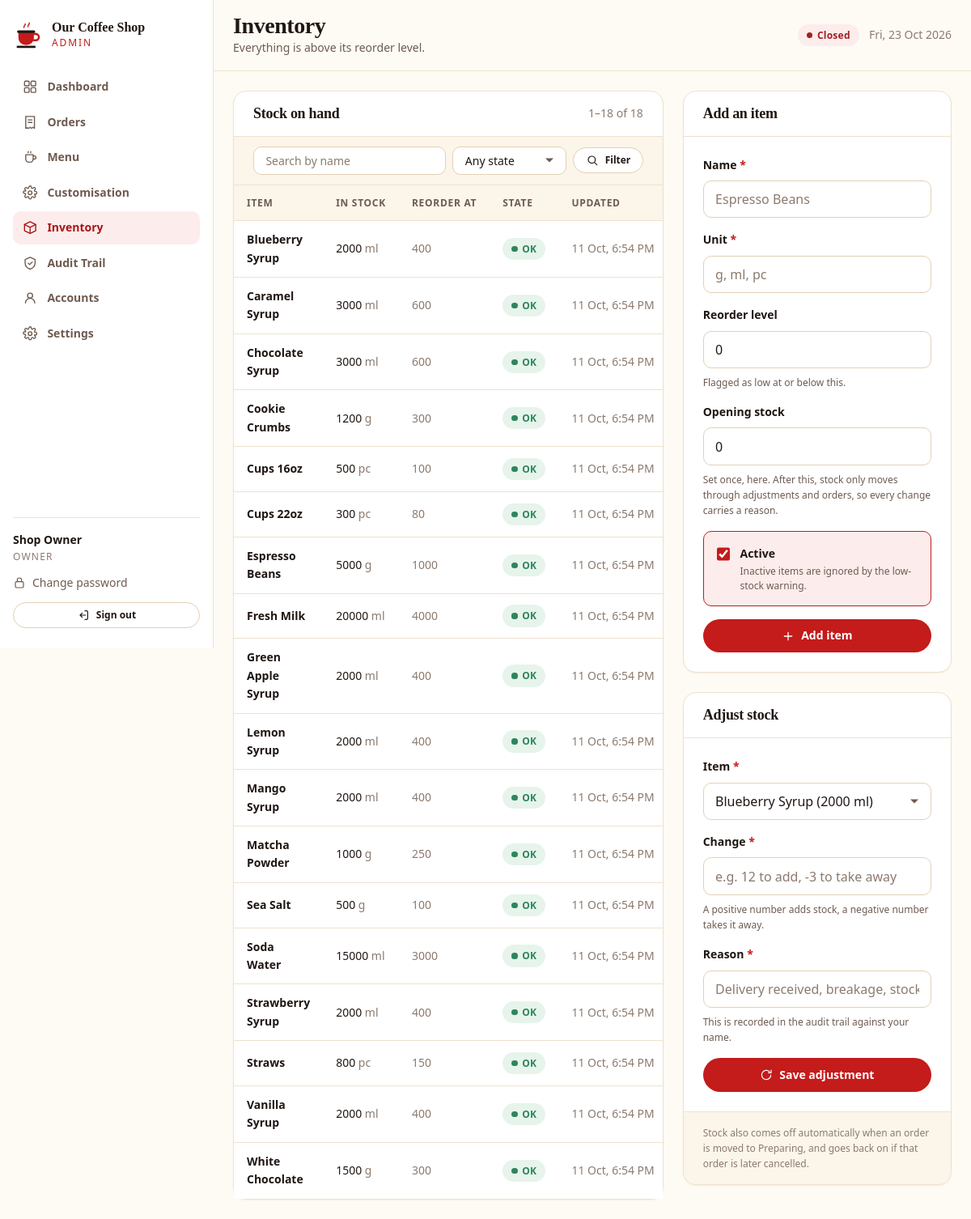
Page /admin-site/inventory.php (signed in) on the committed database.
### tables this page shows
CREATE TABLE `inventory_items` (
  `id`            INT UNSIGNED NOT NULL AUTO_INCREMENT,
  `name`          VARCHAR(120) NOT NULL,
  `unit`          VARCHAR(24)  NOT NULL DEFAULT 'pc',
  `stock_qty`     DECIMAL(12,3) NOT NULL DEFAULT 0,
  `reorder_level` DECIMAL(12,3) NOT NULL DEFAULT 0,
  `is_active`     TINYINT(1)   NOT NULL DEFAULT 1,
  `updated_at`    TIMESTAMP    NOT NULL DEFAULT CURRENT_TIMESTAMP ON UPDATE CURRENT_TIMESTAMP,
  PRIMARY KEY (`id`),
  UNIQUE KEY `uq_inventory_name` (`name`)
);

### shared/db.php (called while the page is built, shortened)
<?php
function db(): PDO
{
    static $pdo = null;
    if ($pdo instanceof PDO) {
        return $pdo;
    }
    $dsn = sprintf(
        'mysql:host=%s;port=%d;dbname=%s;charset=%s',
        DB_HOST,
        DB_PORT,
        DB_NAME,
        DB_CHARSET
    );
    try {
        $pdo = new PDO($dsn, DB_USER, DB_PASS, [
            PDO::ATTR_ERRMODE            => PDO::ERRMODE_EXCEPTION,
            PDO::ATTR_DEFAULT_FETCH_MODE => PDO::FETCH_ASSOC,
            PDO::ATTR_EMULATE_PREPARES   => false,
            PDO::ATTR_STRINGIFY_FETCHES  => false,
        ]);
        $offset = (new DateTime('now', new DateTimeZone(date_default_timezone_get())))->format('P');
        $pdo->exec("SET time_zone = '" . $offset . "'");
    } catch (PDOException $e) {
        error_log('Database connection failed: ' . $e->getMessage());
        if (APP_DEBUG) {
            throw $e;
        }
        http_response_code(503);
        exit('The system is temporarily unavailable. Please try again in a moment.');
    }
    return $pdo;
}
function db_query(string $sql, array $params = []): PDOStatement
{
    $stmt = db()->prepare($sql);
    $stmt->execute($params);
    return $stmt;
}
function db_all(string $sql, array $params = []): array
{
    return db_query($sql, $params)->fetchAll();
}
function db_value(string $sql, array $params = []): mixed
{
    $value = db_query($sql, $params)->fetchColumn();
    return $value === false ? null : $value;
}

### shared/helpers.php (called while the page is built, shortened)
<?php
function e(?string $value): string
{
    return htmlspecialchars($value ?? '', ENT_QUOTES | ENT_SUBSTITUTE, 'UTF-8');
}
function get_int(string $key, int $default = 0): int
{
    $value = filter_input(INPUT_GET, $key, FILTER_VALIDATE_INT);
    return is_int($value) ? $value : $default;
}
function get_string(string $key, string $default = ''): string
{
    $value = $_GET[$key] ?? $default;
    return is_string($value) ? trim($value) : $default;
}

### admin-site/inventory.php (the view, shortened to what this page needs)
<?php
require_once __DIR__ . '/partials/layout.php';
$search      = get_string('q');
$stateFilter = get_string('state');
$conditions = [];
$params     = [];
$where = $conditions === [] ? '' : ' WHERE ' . implode(' AND ', $conditions);
$totalItems = (int) db_value('SELECT COUNT(*) FROM inventory_items' . $where, $params);
$totalPages = max(1, (int) ceil($totalItems / PER_PAGE));
$page       = max(1, min($totalPages, get_int('page', 1)));
$offset     = ($page - 1) * PER_PAGE;
$items = db_all(
    'SELECT * FROM inventory_items' . $where . '
     ORDER BY (stock_qty <= reorder_level) DESC, name ASC
     LIMIT ' . PER_PAGE . ' OFFSET ' . $offset,
    $params
);
$allItems = db_all('SELECT id, name, unit, stock_qty FROM inventory_items ORDER BY name ASC');
$filterQuery = array_filter([
    'q'     => $search !== '' ? $search : null,
    'state' => $stateFilter !== '' ? $stateFilter : null,
]);
$hasFilters = $filterQuery !== [];
$selectedId = get_int('item');
$editId     = get_int('edit');
$editItem   = $editId > 0
    ? db_one('SELECT * FROM inventory_items WHERE id = ? LIMIT 1', [$editId])
    : null;
function qty(float|string $value): string
{
    $text = number_format((float) $value, 3, '.', '');
    return str_contains($text, '.') ? rtrim(rtrim($text, '0'), '.') : $text;
}
?>
<div class="inventory-grid">
  <section class="card">
    <div class="card-header">
      <h2>Stock on hand</h2>
      <span class="small subtle">
        <?php if ($totalItems === 0): ?>
          none
        <?php else: ?>
          <?= $offset + 1 ?>&ndash;<?= min($offset + PER_PAGE, $totalItems) ?> of <?= $totalItems ?>
        <?php endif; ?>
      </span>
    </div>
    <form class="filter-bar" method="get" action="<?= e(admin_url('inventory.php')) ?>" data-no-guard>
      <div class="filter-field filter-grow">
        <input class="input" type="search" id="filter_q" name="q" value="<?= e($search) ?>" autocomplete="off"
               placeholder="Search by name">
      </div>
      <div class="filter-field">
        <select class="select" id="filter_state" name="state">
          <option value="">Any state</option>
        </select>
      </div>
      <button type="submit" class="btn btn-sm btn-secondary">
        <?= admin_icon('icon-search', 'icon-sm') ?> Filter
      </button>
    </form>
    <?php if ($items === []): ?>
      <div class="empty">
        <?= admin_icon('icon-box', 'empty-icon') ?>
        <?php if ($hasFilters): ?>
          <h3>Nothing matches those filters</h3>
          <p class="mb-0">
            <a href="<?= e(admin_url('inventory.php')) ?>">Clear them</a> to see everything.
          </p>
        <?php else: ?>
          <h3>No inventory items</h3>
          <p class="mb-0">Add your first item using the form beside this list.</p>
        <?php endif; ?>
      </div>
    <?php else: ?>
      <div class="table-wrap table-flush">
        <table class="table">
          <thead>
            <tr>
              <th scope="col">Item</th>
              <th scope="col">In stock</th>
              <th scope="col">Reorder at</th>
              <th scope="col">State</th>
              <th scope="col">Updated</th>
            </tr>
          </thead>
          <tbody>
            <?php foreach ($items as $item): ?>
              <?php $isLow = (float) $item['stock_qty'] <= (float) $item['reorder_level']; ?>
              <tr class="<?= $isLow ? 'row-low' : '' ?>">
                <td>
                  <span class="bold"><?= e((string) $item['name']) ?></span>
                </td>
                <td class="tabular nowrap"><?= e(qty($item['stock_qty'])) ?> <span class="subtle small"><?= e((string) $item['unit']) ?></span></td>
                <td class="tabular nowrap subtle"><?= e(qty($item['reorder_level'])) ?></td>
                <td>
                  <span class="badge <?= $isLow ? 'badge-cancelled' : 'badge-ready' ?>">
                    <?= $isLow ? 'Low' : 'OK' ?>
                  </span>
                </td>
                <td class="small subtle nowrap">
                  <?= e(date('j M, g:i A', (int) strtotime((string) $item['updated_at']))) ?>
                </td>
              </tr>
            <?php endforeach; ?>
          </tbody>
        </table>
      </div>
    <?php endif; ?>
  </section>
  <div class="inventory-forms">
  <section class="card" id="item-form">
    <div class="card-header">
      <h2><?= $editItem === null ? 'Add an item' : 'Edit item' ?></h2>
    </div>
    <div class="card-body">
      <form method="post" action="<?= e(admin_url('inventory.php')) ?>">
        <div class="field">
          <label class="label" for="item_name">Name <span class="req">*</span></label>
          <input class="input" type="text" id="item_name" name="name" maxlength="120" required
                 value="<?= e((string) ($editItem['name'] ?? '')) ?>"
                 placeholder="Espresso Beans">
        </div>
        <div class="field-row">
          <div class="field">
            <label class="label" for="item_unit">Unit <span class="req">*</span></label>
            <input class="input" type="text" id="item_unit" name="unit" maxlength="24" required
                   value="<?= e((string) ($editItem['unit'] ?? '')) ?>"
                   placeholder="g, ml, pc">
          </div>
          <div class="field">
            <label class="label" for="item_reorder">Reorder level</label>
            <input class="input tabular" type="number" id="item_reorder" name="reorder_level"
                   step="0.001" min="0"
                   value="<?= e(qty($editItem['reorder_level'] ?? 0)) ?>">
            <p class="hint">Flagged as low at or below this.</p>
          </div>
        </div>
        <?php if ($editItem === null): ?>
          <div class="field">
            <label class="label" for="item_stock">Opening stock</label>
            <input class="input tabular" type="number" id="item_stock" name="stock_qty"
                   step="0.001" min="0" value="0">
            <p class="hint">
              Set once, here. After this, stock only moves through adjustments and orders,
              so every change carries a reason.
            </p>
          </div>
        <?php endif; ?>
        <label class="choice">
          <input type="checkbox" name="is_active" value="1"
                 <?= (int) ($editItem['is_active'] ?? 1) === 1 ? 'checked' : '' ?>>
          <span>
            <span class="choice-title">Active</span>
            <span class="choice-note">Inactive items are ignored by the low-stock warning.</span>
          </span>
        </label>
        <button type="submit" class="btn btn-block mt-4" data-busy-label="Saving">
          <?= admin_icon($editItem === null ? 'icon-plus' : 'icon-check', 'icon-sm') ?>
          <?= $editItem === null ? 'Add item' : 'Save changes' ?>
        </button>
      </form>
    </div>
  </section>
  <section class="card" id="adjust-form">
    <div class="card-header"><h2>Adjust stock</h2></div>
    <div class="card-body">
      <?php if ($allItems === []): ?>
        <p class="small subtle mb-0">There is nothing to adjust yet.</p>
      <?php else: ?>
        <form method="post" action="<?= e(admin_url('inventory.php')) ?>">
          <div class="field">
            <label class="label" for="item_id">Item <span class="req">*</span></label>
            <select class="select" id="item_id" name="item_id" required>
              <?php foreach ($allItems as $item): ?>
                <option value="<?= (int) $item['id'] ?>"<?= $selectedId === (int) $item['id'] ? ' selected' : '' ?>>
                  <?= e((string) $item['name']) ?> (<?= e(qty($item['stock_qty'])) ?> <?= e((string) $item['unit']) ?>)
                </option>
              <?php endforeach; ?>
            </select>
          </div>
          <div class="field">
            <label class="label" for="delta">Change <span class="req">*</span></label>
            <input class="input tabular" type="number" id="delta" name="delta" step="0.001" required
                   placeholder="e.g. 12 to add, -3 to take away">
            <p class="hint">A positive number adds stock, a negative number takes it away.</p>
          </div>
          <div class="field">
            <label class="label" for="reason">Reason <span class="req">*</span></label>
            <input class="input" type="text" id="reason" name="reason" maxlength="255" required
                   placeholder="Delivery received, breakage, stocktake correction">
            <p class="hint">This is recorded in the audit trail against your name.</p>
          </div>
          <button type="submit" class="btn btn-block" data-busy-label="Saving">
            <?= admin_icon('icon-refresh', 'icon-sm') ?> Save adjustment
          </button>
        </form>
      <?php endif; ?>
    </div>
    <div class="card-footer">
      <p class="tiny subtle mb-0">
        Stock also comes off automatically when an order is moved to Preparing,
        and goes back on if that order is later cancelled.
      </p>
    </div>
  </section>
  </div>
</div>

### assets/css/tokens.css (style rules this page uses)
:root { --cream-50: #FEFBF5; --cream-100: #FBF5EA; --cream-200: #F6EDDF; --cream-300: #EFE1CD; --cream-400: #E3D0B6; --red-500: #D42F2F; --red-600: #C41B1B; --red-700: #A81618; --red-800: #8E1416; --red-050: #FDECEC; --ink-900: #201713; --ink-800: #33241D; --ink-700: #4A3529; --ink-500: #6E5B50; --ink-400: #8C7A6E; --ink-300: #B3A396; --status-pending: #B7791F; --status-preparing: #C05621; --status-ready: #2F855A; --status-delivery: #2B6CB0; --status-completed: #4A5568; --status-cancelled: #A02020; --success-bg: #EAF6EF; --success-fg: #216B45; --warning-bg: #FDF3E2; --warning-fg: #8A5A12; --danger-bg: #FDECEC; --danger-fg: #9B1C1C; --info-bg: #EAF1FA; --info-fg: #1F4E85; --bg-page: var(--cream-50); --bg-surface: #FFFFFF; --bg-sunken: var(--cream-100); --bg-accent: var(--cream-200); --border: var(--cream-300); --border-strong:var(--cream-400); --text-primary: var(--ink-900); --text-secondary: var(--ink-500); --text-muted: var(--ink-400); --text-on-accent: #FFFFFF; --accent: var(--red-600); --accent-hover: var(--red-700); --accent-soft: var(--red-050); --font-display: Georgia, 'Iowan Old Style', 'Palatino Linotype', 'Times New Roman', serif; --font-body: system-ui, -apple-system, 'Segoe UI', Roboto, 'Helvetica Neue', Arial, sans-serif; --font-mono: ui-monospace, 'Cascadia Mono', Consolas, 'Courier New', monospace; --text-xs: 0.75rem; --text-sm: 0.875rem; --text-base: 1rem; --text-lg: 1.125rem; --text-xl: 1.375rem; --text-2xl: 1.75rem; --text-3xl: 2.25rem; --text-4xl: 3rem; --text-5xl: 3.75rem; --leading-tight: 1.15; --leading-snug: 1.35; --leading-normal:1.6; --space-1: 0.25rem; --space-2: 0.5rem; --space-3: 0.75rem; --space-4: 1rem; --space-5: 1.5rem; --space-6: 2rem; --space-7: 2.5rem; --space-8: 3rem; --space-10: 4rem; --space-12: 6rem; --radius-sm: 6px; --radius: 10px; --radius-lg: 16px; --radius-xl: 24px; --radius-pill: 999px; --shadow-sm: 0 1px 2px rgba(32, 23, 19, 0.06); --shadow: 0 2px 8px rgba(32, 23, 19, 0.07); --shadow-md: 0 6px 20px rgba(32, 23, 19, 0.09); --shadow-lg: 0 16px 40px rgba(32, 23, 19, 0.13); --ring: 0 0 0 3px rgba(196, 27, 27, 0.28); --container: 1180px; --container-narrow: 760px; --header-height: 76px; --transition: 160ms ease; }

### assets/css/base.css (style rules this page uses)
*, *::before, *::after { box-sizing: border-box; }
html { -webkit-text-size-adjust: 100%; scroll-behavior: smooth; }
body { margin: 0; background: var(--bg-page); color: var(--text-primary); font-family: var(--font-body); font-size: var(--text-base); line-height: var(--leading-normal); -webkit-font-smoothing: antialiased; text-rendering: optimizeLegibility; }
h1, h2, h3, h4, h5, h6 { margin: 0 0 var(--space-3); font-family: var(--font-display); font-weight: 700; line-height: var(--leading-tight); letter-spacing: -0.015em; color: var(--text-primary); }
h2 { font-size: var(--text-3xl); }
p { margin: 0 0 var(--space-4); }
.subtle { color: var(--text-muted); }
.small { font-size: var(--text-sm); }
.tiny { font-size: var(--text-xs); }
.bold { font-weight: 700; }
.nowrap { white-space: nowrap; }
.tabular { font-variant-numeric: tabular-nums; }
.mb-0 { margin-bottom: 0; }
.mt-4 { margin-top: var(--space-4); }

### assets/css/admin.css (style rules this page uses)
.filter-bar { padding: var(--space-4) var(--space-5); }
.table-flush { border: 0; border-radius: 0; }
.menu-grid, .inventory-grid { display: grid; grid-template-columns: minmax(0, 1fr); gap: var(--space-5); align-items: start; }
@media (min-width: 1080px) { .inventory-grid { grid-template-columns: minmax(0, 1.6fr) minmax(0, 1fr); } }
.inventory-forms { display: flex; flex-direction: column; gap: var(--space-5); min-width: 0; }
.filter-bar { display: flex; align-items: center; gap: var(--space-2); flex-wrap: wrap; padding: var(--space-3) var(--space-5); background: var(--bg-sunken); border-bottom: 1px solid var(--border); }
.filter-field { flex: 0 1 auto; min-width: 0; }
.filter-grow { flex: 1 1 12rem; }
.filter-bar .input, .filter-bar .select { padding-block: 0.45rem; font-size: var(--text-sm); }

### rows in the picture
inventory_items: name "Blueberry Syrup", stock_qty "2000", unit "ml", reorder_level "400", shows "OK", updated_at "11 Oct, 6:54 PM"
inventory_items: name "Caramel Syrup", stock_qty "3000", unit "ml", reorder_level "600", shows "OK", updated_at "11 Oct, 6:54 PM"
inventory_items: name "Chocolate Syrup", stock_qty "3000", unit "ml", reorder_level "600", shows "OK", updated_at "11 Oct, 6:54 PM"
inventory_items: name "Cookie Crumbs", stock_qty "1200", unit "g", reorder_level "300", shows "OK", updated_at "11 Oct, 6:54 PM"
inventory_items: name "Cups 16oz", stock_qty "500", unit "pc", reorder_level "100", shows "OK", updated_at "11 Oct, 6:54 PM"
inventory_items: name "Cups 22oz", stock_qty "300", unit "pc", reorder_level "80", shows "OK", updated_at "11 Oct, 6:54 PM"
inventory_items: name "Espresso Beans", stock_qty "5000", unit "g", reorder_level "1000", shows "OK", updated_at "11 Oct, 6:54 PM"
inventory_items: name "Fresh Milk", stock_qty "20000", unit "ml", reorder_level "4000", shows "OK", updated_at "11 Oct, 6:54 PM"
inventory_items: name "Green Apple Syrup", stock_qty "2000", unit "ml", reorder_level "400", shows "OK", updated_at "11 Oct, 6:54 PM"
inventory_items: name "Lemon Syrup", stock_qty "2000", unit "ml", reorder_level "400", shows "OK", updated_at "11 Oct, 6:54 PM"
inventory_items: name "Mango Syrup", stock_qty "2000", unit "ml", reorder_level "400", shows "OK", updated_at "11 Oct, 6:54 PM"
inventory_items: name "Matcha Powder", stock_qty "1000", unit "g", reorder_level "250", shows "OK", updated_at "11 Oct, 6:54 PM"
inventory_items: name "Sea Salt", stock_qty "500", unit "g", reorder_level "100", shows "OK", updated_at "11 Oct, 6:54 PM"
inventory_items: name "Soda Water", stock_qty "15000", unit "ml", reorder_level "3000", shows "OK", updated_at "11 Oct, 6:54 PM"
inventory_items: name "Strawberry Syrup", stock_qty "2000", unit "ml", reorder_level "400", shows "OK", updated_at "11 Oct, 6:54 PM"
inventory_items: name "Straws", stock_qty "800", unit "pc", reorder_level "150", shows "OK", updated_at "11 Oct, 6:54 PM"
inventory_items: name "Vanilla Syrup", stock_qty "2000", unit "ml", reorder_level "400", shows "OK", updated_at "11 Oct, 6:54 PM"
inventory_items: name "White Chocolate", stock_qty "1500", unit "g", reorder_level "300", shows "OK", updated_at "11 Oct, 6:54 PM"

### other values in the picture
setting('shop_name', APP_NAME) "Our Coffee Shop"
$item['label'] "Dashboard"
$item['label'] "Orders"
$item['label'] "Menu"
$item['label'] "Customisation"
$item['label'] "Inventory"
$item['label'] "Audit Trail"
$item['label'] "Accounts"
$item['label'] "Settings"
$name "Shop Owner"
$heading "Inventory"
$subtitle "Everything is above its reorder level."
$offset + 1 "1"
min($offset + PER_PAGE, $totalItems) "18"
$totalItems "18"
